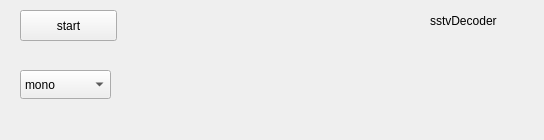
<?xml version="1.0" encoding="UTF-8"?>
<ui version="4.0">
 <class>Form</class>
 <widget class="QWidget" name="Form">
  <property name="geometry">
   <rect>
    <x>0</x>
    <y>0</y>
    <width>544</width>
    <height>140</height>
   </rect>
  </property>
  <property name="windowTitle">
   <string>Form</string>
  </property>
  <widget class="QLabel" name="label">
   <property name="geometry">
    <rect>
     <x>430</x>
     <y>10</y>
     <width>91</width>
     <height>21</height>
    </rect>
   </property>
   <property name="text">
    <string>sstvDecoder</string>
   </property>
  </widget>
  <widget class="QPushButton" name="startButton">
   <property name="geometry">
    <rect>
     <x>20</x>
     <y>10</y>
     <width>97</width>
     <height>31</height>
    </rect>
   </property>
   <property name="text">
    <string>start</string>
   </property>
  </widget>
  <widget class="QLabel" name="pictureMode">
   <property name="geometry">
    <rect>
     <x>430</x>
     <y>40</y>
     <width>81</width>
     <height>21</height>
    </rect>
   </property>
   <property name="text">
    <string/>
   </property>
  </widget>
  <widget class="QComboBox" name="monoButton">
   <property name="geometry">
    <rect>
     <x>20</x>
     <y>70</y>
     <width>91</width>
     <height>29</height>
    </rect>
   </property>
   <item>
    <property name="text">
     <string>mono</string>
    </property>
   </item>
   <item>
    <property name="text">
     <string>2 channel</string>
    </property>
   </item>
  </widget>
  <widget class="QLabel" name="stageLabel">
   <property name="geometry">
    <rect>
     <x>400</x>
     <y>70</y>
     <width>111</width>
     <height>21</height>
    </rect>
   </property>
   <property name="text">
    <string/>
   </property>
  </widget>
 </widget>
 <resources/>
 <connections/>
</ui>
